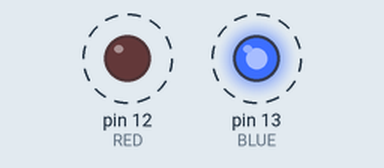
A sketch run on a simulated Arduino Uno, built with avr-gcc and run on an emulated ATmega328P. On the bench: output pins drawn as LEDs (lit = HIGH). Dashed ring = blinking.

Above: at 0.5 s.
Timing chart, 0 to 4.6 s (numbered marks = the images above):
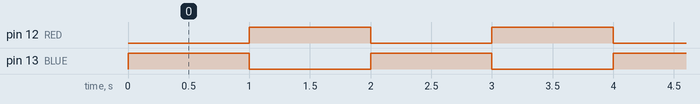

Measured:
- by itself, pin 12 (RED), pin 13 (BLUE): alternates HIGH for 1.0 s and LOW for 1.0 s

The sketch:

Blink.ino
```cpp
int BLUE = 13;
int RED = 12;
void setup() {
  pinMode(BLUE, OUTPUT);
  pinMode(RED, OUTPUT);
}
void loop() {
  digitalWrite(BLUE, HIGH);
  digitalWrite(RED, LOW);
  delay(1000);
  digitalWrite(BLUE, LOW);
  digitalWrite(RED, HIGH);
  delay(1000);
}
```
